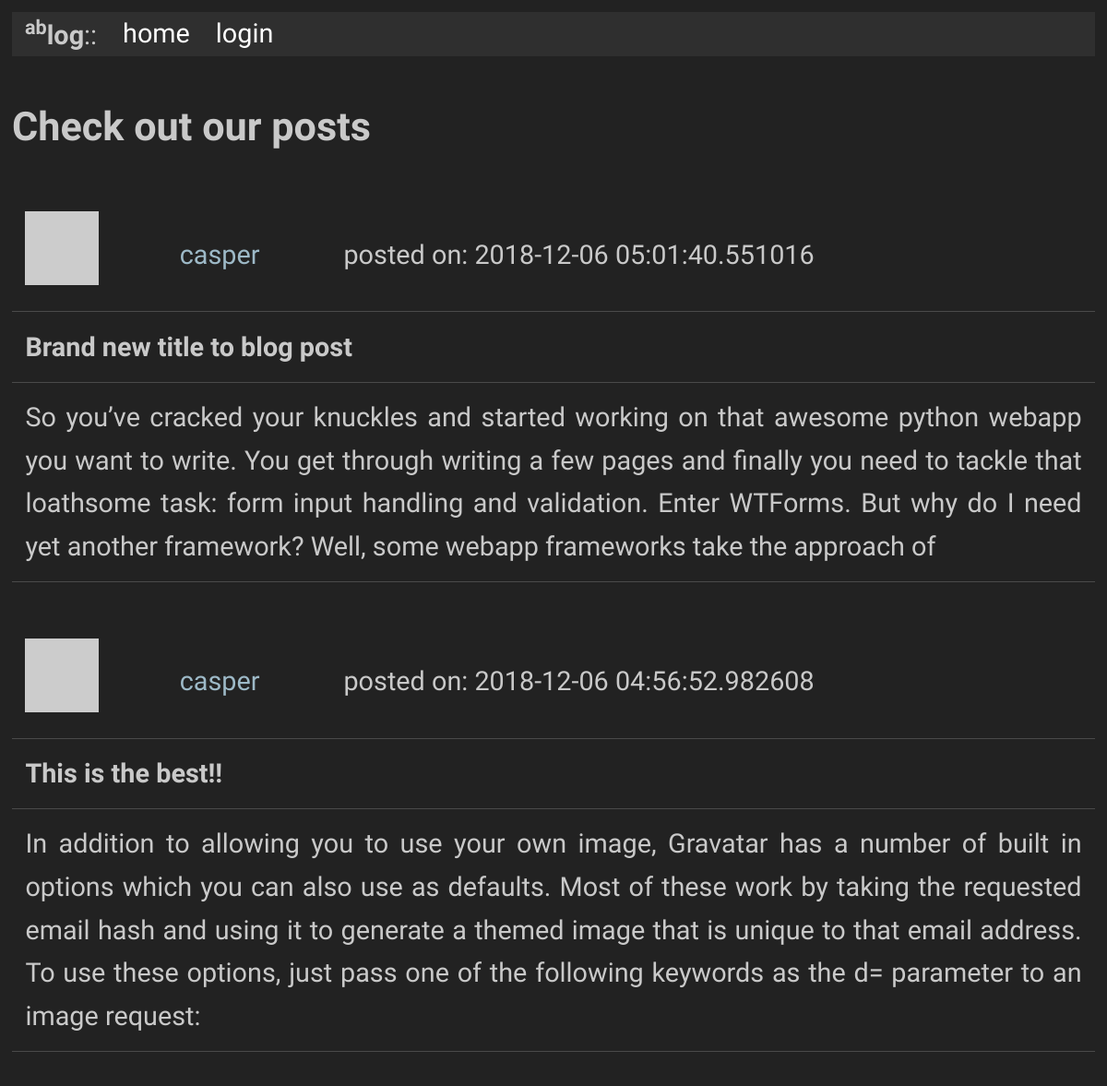
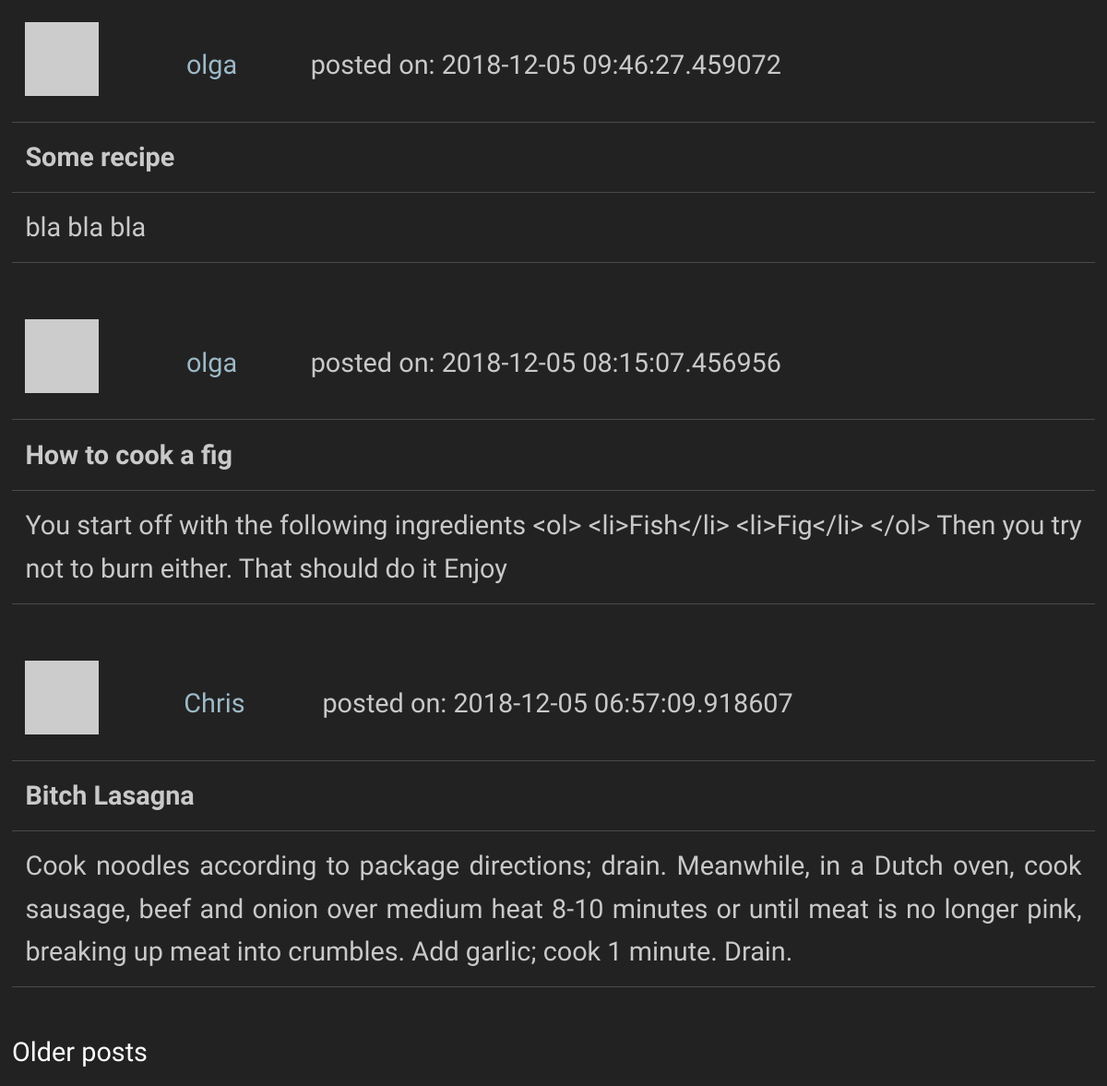
Screenshot of /browse with the database file from the repository (2 pictures, top to bottom).
### app/models.py (models this page shows, shortened)
class Post(db.Model):
    id           = db.Column(db.Integer, primary_key = True)
    title        = db.Column(db.String(40))
    body         = db.Column(db.String(100))
    timestamp    = db.Column(db.DateTime, index = True, default = datetime.utcnow)
    user_id      = db.Column(db.Integer, db.ForeignKey('user.id'))

class User(UserMixin, db.Model):
    id            = db.Column(db.Integer, primary_key = True)
    username      = db.Column(db.String(64), index = True, unique = True)
    full_name     = db.Column(db.String(80), index = True)
    email         = db.Column(db.String(128), index = True, unique = True)
    password_hash = db.Column(db.String(128))
    posts         = db.relationship('Post', backref = 'author', lazy = 'dynamic')
    about_me      = db.Column(db.String(50))
    last_seen     = db.Column(db.DateTime, default=datetime.utcnow)
    """
    Generates password hash from password string
    """
    """
    Checks if provided password matches self.password_hash
    """
    """
    Fetches generated avatar from gravatar from hash, which is generated from email
    """
    def avatar(self, size = 64):
        digest = md5(self.email.lower().encode('utf-8')).hexdigest()
        return('https://gravatar.com/avatar/{}?d=retro&s={}'.format(digest, size))

### app/routes.py (the view)
@app.route('/browse', methods = ['GET', 'POST'])
def browse():
    page    = request.args.get('page', 1, type = int)
    posts   = Post.query.order_by(Post.timestamp.desc()).paginate(page, app.config['POSTS_PER_PAGE'], False)
    next_url    = url_for('browse', page = posts.next_num) if posts.has_next else None
    prev_url    = url_for('browse', page = posts.prev_num) if posts.has_prev else None
    return(render_template('browse.html',  title = "Browse", posts = posts.items, next_url = next_url, prev_url = prev_url))

### app/routes.py (called while the page is built)
@app.before_request
def before_request():
    if current_user.is_authenticated:
        current_user.last_seen = datetime.utcnow()
        db.session.commit()

### app/templates/browse.html (shortened to what this page needs)
{% extends "base.html" %}
{% from "_post.html" import render_post %}
{% block content %}
    <h4>Check out our {{ posts.total_posts }} posts</h4>
    {% for post in posts %}
        {{ render_post(post) }}
    {% endfor %}
    {% if next_url %}
    <a href="{{ next_url }}">Older posts</a>
    {% endif %}
{% endblock %}

### app/templates/_post.html
{% macro render_post(src) %}
  <table>
    <table>
      <tr>
        <td>
          <img src="{{ src.author.avatar(48) }}"><br>
        </td>
        <td>
          <a  id="inline-hyper" href="{{ url_for('user', username=src.author.username) }}">{{ src.author.username }}</a>
        </td>
        <td>
          posted on: {{ src.timestamp }}
        </td>
      </tr>
    </table>
    <table>
      <tr>
          <td><b>{{ src.title }}<b></td>
      </tr>
      <tr>
          <td>{{ src.body }}</td>
      </tr>
    </table>
  <table>
  <br>
{% endmacro %}

### app/static/style.css (style rules this page uses)
body { font-size: 1.8rem; line-height: 1.618; max-width: 52em; margin: auto; font-family: 'Quattrocento Sans', sans-serif; color: #c9c9c9; background-color: #222222; padding: 13px; }
h1, h2, h3, h4, h5, h6 { font-family: 'Quattrocento Sans', sans-serif; font-weight: 700; overflow-wrap: break-word; word-wrap: break-word; -ms-word-break: break-all; word-break: break-word; -ms-hyphens: auto; -moz-hyphens: auto; -webkit-hyphens: auto; hyphens: auto; }
h4 { line-height: 0.9; font-size: 1.5em; }
a { text-decoration: none; color: #ffffff; }
#inline-hyper { color: #9db9c7; }
table { text-align: justify; width: 100%; border-collapse: collapse; }
td, th { padding: 0.5em; border-bottom: 1px solid #4a4a4a; }

### rows the page displays
Post: timestamp "2018-12-06 05:01:40.551016", title "Brand new title to blog post", body "So you’ve cracked your knuckles and started working on that awesome python webapp you want to write. You get through writing a few pages and finally you need to tackle that loathsome task: form input handling and validation. Enter WTForms. But why do I need yet another framework? Well, some webapp frameworks take the approach of"
User: author.username "casper"
Post: timestamp "2018-12-06 04:56:52.982608", title "This is the best!!", body "In addition to allowing you to use your own image, Gravatar has a number of built in options which you can also use as defaults. Most of these work by taking the requested email hash and using it to generate a themed image that is unique to that email address. To use these options, just pass one of the following keywords as the d= parameter to an image request:"
Post: timestamp "2018-12-05 09:46:27.459072", title "Some recipe", body "bla bla bla"
User: author.username "olga"
Post: timestamp "2018-12-05 08:15:07.456956", title "How to cook a fig", body "You start off with the following ingredients <ol> <li>Fish</li> <li>Fig</li> </ol> Then you try not to burn either. That should do it Enjoy"
Post: timestamp "2018-12-05 06:57:09.918607", title "Bitch Lasagna", body "Cook noodles according to package directions; drain. Meanwhile, in a Dutch oven, cook sausage, beef and onion over medium heat 8-10 minutes or until meat is no longer pink, breaking up meat into crumbles. Add garlic; cook 1 minute. Drain."
User: author.username "Chris"
